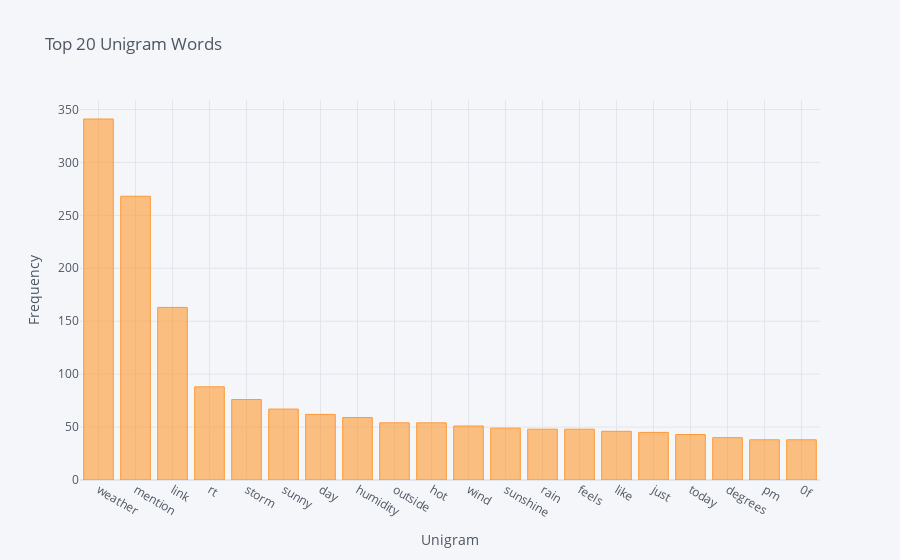

Here is the notebook cell this chart was saved with:
### Code cell
words = get_top_n_words(df['text'], 20)
dfUni = pd.DataFrame(words, columns = ['Unigram','Frequency'])
dfUni = dfUni.set_index('Unigram')
dfUni.iplot(kind = 'bar', xTitle='Unigram', yTitle='Frequency', title = 'Top 20 Unigram Words')

### Figure 1 — Plotly figure (JSON) as saved in the notebook; plotly's stock layout.template omitted (floating-point values rounded to 4 significant figures)
{"data": [{"marker": {"color": "rgba(255, 153, 51, 0.6)", "line": {"color": "rgba(255, 153, 51, 1.0)", "width": 1}}, "name": "Frequency", "orientation": "v", "text": "", "type": "bar", "x": ["weather", "mention", "link", "rt", "storm", "sunny", "day", "humidity", "outside", "hot", "wind", "sunshine", "rain", "feels", "like", "just", "today", "degrees", "pm", "0f"], "y": [341, 268, 163, 88, 76, 67, 62, 59, 54, 54, 51, 49, 48, 48, 46, 45, 43, 40, 38, 38]}], "layout": {"legend": {"bgcolor": "#F5F6F9", "font": {"color": "#4D5663"}}, "paper_bgcolor": "#F5F6F9", "plot_bgcolor": "#F5F6F9", "title": {"font": {"color": "#4D5663"}, "text": "Top 20 Unigram Words"}, "xaxis": {"gridcolor": "#E1E5ED", "showgrid": true, "tickfont": {"color": "#4D5663"}, "title": {"font": {"color": "#4D5663"}, "text": "Unigram"}, "zerolinecolor": "#E1E5ED"}, "yaxis": {"gridcolor": "#E1E5ED", "showgrid": true, "tickfont": {"color": "#4D5663"}, "title": {"font": {"color": "#4D5663"}, "text": "Frequency"}, "zerolinecolor": "#E1E5ED"}}}
